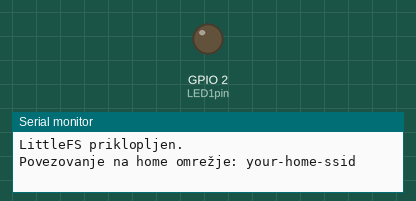
This program was run on a simulated ESP32. Parts: output pins drawn as LEDs (lit = HIGH), the last lines printed to the serial monitor. WiFi joins after 1.5 s; servers stay silent unless stated; storage starts empty.

Above: at 0.1 s.
At 2.1 s:
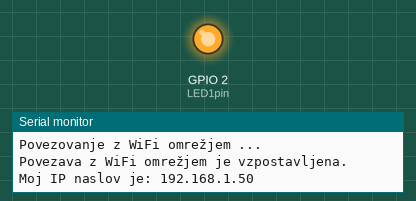
Timing chart, 0 to 3.8 s (numbered marks = the images above):
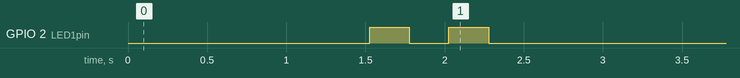

The program:

main.cpp
```cpp
#include <Arduino.h>
#include <WiFi.h>
#include <WebServer.h>

#include <secrets.h>
#include <wifi_log.h>

// EN: LittleFS = a small filesystem stored in the ESP32's flash. Files in
//     this project's data/ folder are written there by
//     `pio run --target uploadfs`. The C++ code below reads them at
//     runtime instead of carrying inline PROGMEM strings.
// SL: LittleFS = majhen datotečni sistem v flash pomnilniku ESP32. Datoteke
//     iz mape data/ tega projekta tja zapiše ukaz
//     `pio run --target uploadfs`. Spodnja koda jih bere v času izvajanja,
//     namesto da bi nosila vsebino v PROGMEM nizih.
#include <LittleFS.h>

WebServer server(80);

uint8_t LED1pin = 2;
bool LED1status = LOW;

// EN: read a file from LittleFS and stream it as the HTTP response.
//     Returns 404 if the path is missing — useful diagnostic if you
//     forgot the `uploadfs` step.
// SL: preberi datoteko iz LittleFS in jo pošlji kot HTTP odgovor.
//     Vrne 404, če pot ne obstaja — koristna diagnostika, če si
//     pozabila zagnati `uploadfs`.
void sendFile(const char* path) {
  File f = LittleFS.open(path, "r");
  if (!f) {
    server.send(404, "text/plain; charset=UTF-8", "Datoteka ne obstaja");
    return;
  }
  server.streamFile(f, "text/html; charset=UTF-8");
  f.close();
}

void handle_root() { sendFile("/index.html"); }
void handle_1()    { LED1status = HIGH; sendFile("/on.html"); }
void handle_0()    { LED1status = LOW;  sendFile("/off.html"); }

void setup() {
  Serial.begin(115200);

  // EN: mount the LittleFS partition. If this fails, the data/ folder
  //     was never uploaded — run `pio run --target uploadfs`. Continue
  //     anyway so WiFi info still prints; route handlers will return 404.
  // SL: priklopi LittleFS particijo. Če ne uspe, mapa data/ ni bila
  //     naložena — zaženi `pio run --target uploadfs`. Nadaljujemo, da se
  //     WiFi podatki še izpišejo; funkcije vrnejo 404.
  if (!LittleFS.begin()) {
    Serial.println("LittleFS mount failed — zaženi `pio run --target uploadfs`");
  } else {
    Serial.println("LittleFS priklopljen.");
  }

  printWifiTarget();
  WiFi.begin(WIFI_SSID, WIFI_PASSWORD);

  while (WiFi.status() != WL_CONNECTED) {
    delay(500);
    Serial.println("Povezovanje z WiFi omrežjem ...");
  }

  Serial.println("Povezava z WiFi omrežjem je vzpostavljena.");
  Serial.print("Moj IP naslov je: ");
  Serial.println(WiFi.localIP());

  server.on("/",  handle_root);
  server.on("/1", handle_1);
  server.on("/0", handle_0);

  server.begin();

  pinMode(LED1pin, OUTPUT);
  digitalWrite(LED1pin, HIGH);
  delay(250);
  digitalWrite(LED1pin, LOW);
  delay(250);
  digitalWrite(LED1pin, HIGH);
  delay(250);
  digitalWrite(LED1pin, LOW);
  delay(250);
}

void loop() {
  server.handleClient();

  if (LED1status == HIGH) {
    digitalWrite(LED1pin, HIGH);
  } else {
    digitalWrite(LED1pin, LOW);
  }
}
```
